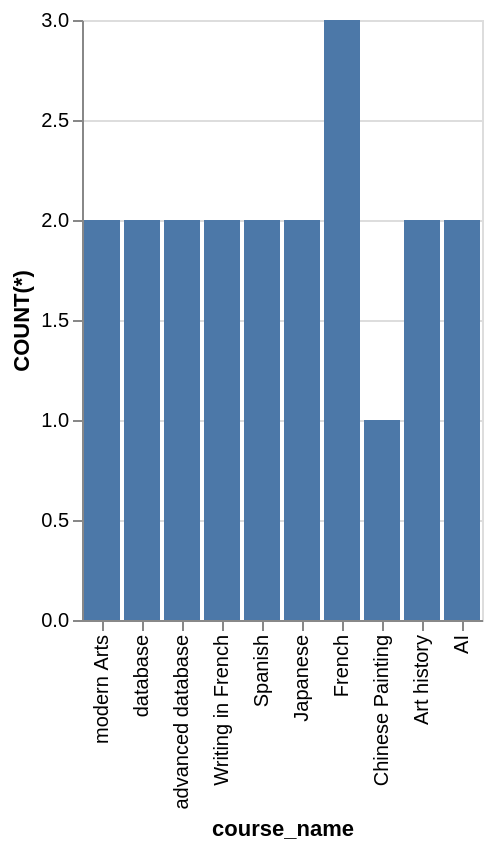

Vega-Lite specification stored for this chart:
### Vega-Lite specification from a JSON file in a GitHub repository (floating-point values rounded to 4 significant figures)
{"data": {"values": [{"x_data": "modern Arts", "y_data": 2}, {"x_data": "database", "y_data": 2}, {"x_data": "advanced database", "y_data": 2}, {"x_data": "Writing in French", "y_data": 2}, {"x_data": "Spanish", "y_data": 2}, {"x_data": "Japanese", "y_data": 2}, {"x_data": "French", "y_data": 3}, {"x_data": "Chinese Painting", "y_data": 1}, {"x_data": "Art history", "y_data": 2}, {"x_data": "AI", "y_data": 2}]}, "mark": "bar", "encoding": {"x": {"field": "x_data", "type": "nominal", "title": "course_name", "sort": "descending"}, "y": {"field": "y_data", "type": "quantitative", "title": "COUNT(*)"}}}
